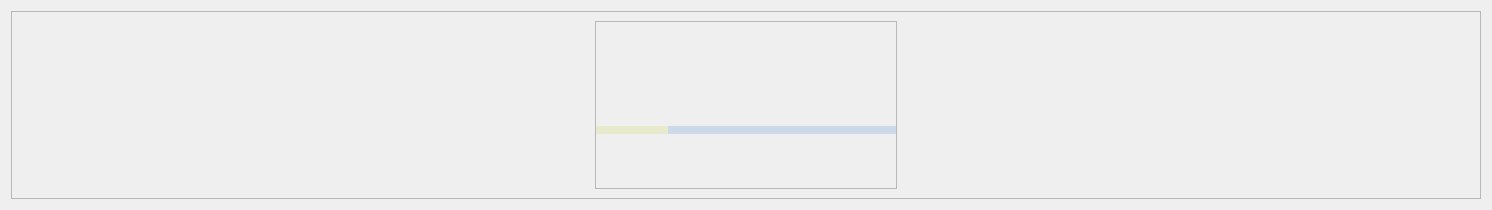
      <widget class="QWidget" name="wdgLoading">
       <layout class="QHBoxLayout" name="horizontalLayout_3">
        <item>
         <widget class="QFrame" name="frame">
          <property name="frameShape">
           <enum>QFrame::StyledPanel</enum>
          </property>
          <property name="frameShadow">
           <enum>QFrame::Raised</enum>
          </property>
          <layout class="QHBoxLayout" name="horizontalLayout_4">
           <item>
            <spacer name="horizontalSpacer_3">
             <property name="orientation">
              <enum>Qt::Horizontal</enum>
             </property>
             <property name="sizeHint" stdset="0">
              <size>
               <width>574</width>
               <height>20</height>
              </size>
             </property>
            </spacer>
           </item>
           <item>
            <widget class="QFrame" name="frLoading">
             <property name="minimumSize">
              <size>
               <width>300</width>
               <height>0</height>
              </size>
             </property>
             <property name="frameShape">
              <enum>QFrame::StyledPanel</enum>
             </property>
             <property name="frameShadow">
              <enum>QFrame::Raised</enum>
             </property>
             <layout class="QVBoxLayout" name="verticalLayout">
              <property name="spacing">
               <number>0</number>
              </property>
              <property name="leftMargin">
               <number>0</number>
              </property>
              <property name="topMargin">
               <number>0</number>
              </property>
              <property name="rightMargin">
               <number>0</number>
              </property>
              <property name="bottomMargin">
               <number>0</number>
              </property>
              <item>
               <spacer name="verticalSpacer_3">
                <property name="orientation">
                 <enum>Qt::Vertical</enum>
                </property>
                <property name="sizeHint" stdset="0">
                 <size>
                  <width>20</width>
                  <height>40</height>
                 </size>
                </property>
               </spacer>
              </item>
              <item alignment="Qt::AlignHCenter">
               <widget class="QLabel" name="lblLoading">
                <property name="minimumSize">
                 <size>
                  <width>64</width>
                  <height>64</height>
                 </size>
                </property>
                <property name="maximumSize">
                 <size>
                  <width>64</width>
                  <height>64</height>
                 </size>
                </property>
                <property name="text">
                 <string/>
                </property>
               </widget>
              </item>
              <item>
               <widget class="QProgressBar" name="pbLoading">
                <property name="maximumSize">
                 <size>
                  <width>16777215</width>
                  <height>8</height>
                 </size>
                </property>
                <property name="styleSheet">
                 <string notr="true">QProgressBar
{
border-radius: 6px;
background-color: #cdd8ea;
}

QProgressBar::chunk
{
background-color: #e7eacd;
border-radius: 6px;
}</string>
                </property>
                <property name="value">
                 <number>24</number>
                </property>
                <property name="textVisible">
                 <bool>false</bool>
                </property>
               </widget>
              </item>
              <item>
               <widget class="QLabel" name="lblLoadingText">
                <property name="minimumSize">
                 <size>
                  <width>300</width>
                  <height>0</height>
                 </size>
                </property>
                <property name="maximumSize">
                 <size>
                  <width>16777215</width>
                  <height>30</height>
                 </size>
                </property>
                <property name="text">
                 <string/>
                </property>
               </widget>
              </item>
              <item>
               <spacer name="verticalSpacer_4">
                <property name="orientation">
                 <enum>Qt::Vertical</enum>
                </property>
                <property name="sizeHint" stdset="0">
                 <size>
                  <width>20</width>
                  <height>40</height>
                 </size>
                </property>
               </spacer>
              </item>
             </layout>
            </widget>
           </item>
           <item>
            <spacer name="horizontalSpacer_4">
             <property name="orientation">
              <enum>Qt::Horizontal</enum>
             </property>
             <property name="sizeHint" stdset="0">
              <size>
               <width>574</width>
               <height>20</height>
              </size>
             </property>
            </spacer>
           </item>
          </layout>
         </widget>
        </item>
       </layout>
      </widget>
